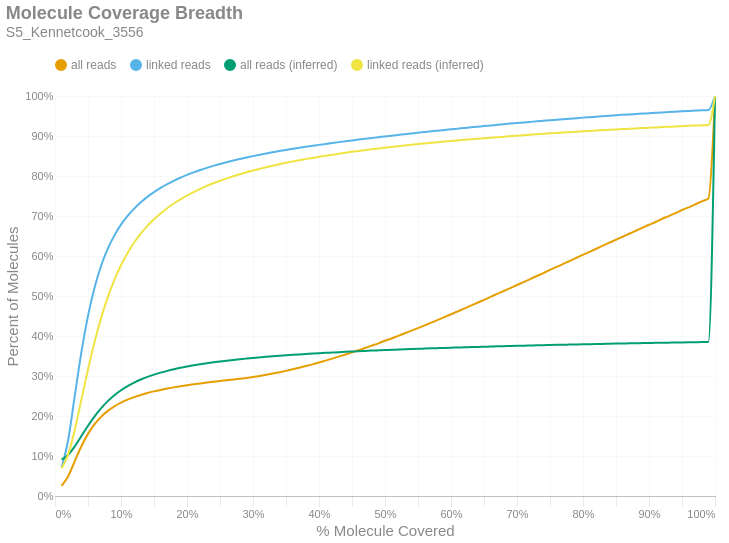

The cell this chart's notebook holds for it:
### Markdown cell above
### Molecule Read Coverage
This chart shows molecule coverage breadth as computed by the number of bases aligned to that molecule. In other words, "*how much of each unique long molecule is actually sequenced/aligned?*" Keep in mind there is a distinction between sequences and alignments, since some sequences belonging to a particular molecule may not align well and wouldn't appear in the alignment data. This chart also shows molecule coverage breadth as computed by the *inferred fragment* from which the aligned sequences originate. Unlike read coverage, this calculation takes into account the total insert size, including unsequenced gaps between the forward and reverse reads. Like the previous figures, these are cumulative percents.

### Code cell
if SKIPLR:
    print_html(f"Skipped")
else:
    binned_df = consolidated_hist(valids['coverage_bp'], mask, 0.01, True)
    binned_df_inf = consolidated_hist(valids['coverage_inserts'], mask, 0.01, True)
    binned_df = binned_df.with_columns(pl.lit(binned_df_inf['all reads (cumsum)']).alias('all reads (inferred)'))
    binned_df = binned_df.with_columns(pl.lit(binned_df_inf['linked reads (cumsum)']).alias('linked reads (inferred)'))
    binned_df = binned_df.with_columns(
        (pl.col('bin').cast(pl.Float64) + 0.01).alias('right_edge')
    )

    with SafeRender(binned_df):
        (
            density_plot(binned_df, 'Molecule Coverage Breadth', samplename, 'molcov', ['all reads (inferred)','linked reads (inferred)'])
            .encode(
                #x=alt.X('bin:Q', title="% Molecule Covered").axis(format = '%').scale(padding=0),
                x=alt.X('right_edge:Q', title="% Molecule Covered").axis(format='%').scale(padding=0),
                y=alt.Y('value:Q', title='Percent of Molecules')
                    .axis(format='%')
                    .stack(False)
                    .scale(domainMin=0, padding=0),
                color=alt.Color("key:N").scale(domain = ["all reads", "linked reads", "all reads (inferred)", "linked reads (inferred)"]),
                tooltip = [
                    alt.Tooltip("key:N", title = "Data Type"),
                    alt.Tooltip("range_label:N", title="% Molecule Covered"),
                    alt.Tooltip("value:Q", format = ".2%", title="% Molecules")
                ]
            )
        ).display()

### Figure 1 — Vega-Lite specification as saved in the notebook (floating-point values rounded to 4 significant figures)
{"width": "container", "height": 400, "config": {"title": {"anchor": "start", "dy": -15, "fontSize": 18, "color": "#888888", "subtitleColor": "#888888", "subtitleFontSize": 14}, "arc": {"fill": "#0072B2"}, "axis": {"domainColor": "#888888", "domainWidth": 0.5, "gridWidth": 0.2, "grid": false, "titleFontWeight": 400, "titleFontSize": 15, "labelFontSize": 11, "labelColor": "#888888", "tickColor": "#888888", "tickWidth": 0.2, "titleColor": "#888888"}, "axisBand": {"grid": false}, "axisX": {"grid": true, "tickSize": 10, "domainCap": "round"}, "axisY": {"domain": false, "grid": true, "tickSize": 0, "domainCap": "round"}, "background": "transparent", "header": {"labelFontSize": 15, "labelColor": "#888888", "titleFontSize": 15, "titleFontWeight": 600, "titleColor": "#888888"}, "legend": {"labelFont": "sans-serif", "labelFontSize": 12, "labelColor": "#888888", "symbolSize": 100, "symbolType": "circle", "titleFontSize": 12, "titlePadding": 10, "titleColor": "#888888", "title": null, "orient": "top"}, "range": {"category": ["#E69F00", "#56B4E9", "#009E73", "#F0E442", "#0072B2", "#D55E00", "#CC79A7", "#000000"], "diverging": ["#cfe8f3", "#a2d4ec", "#73bfe2", "#46abdb", "#1696d2", "#12719e"]}, "area": {"fill": "#0072B2", "fillOpacity": 0.7, "line": true, "strokeOpacity": 0.7}, "line": {"color": "#0072B2", "stroke": "#0072B2", "strokeWidth": 2}, "trail": {"color": "#0072B2", "stroke": "#0072B2", "strokeWidth": 0, "size": 1}, "point": {"filled": true, "fillOpacity": 1.0, "size": 95}, "text": {"color": "#888888", "fontSize": 11, "align": "right", "fontWeight": 400, "size": 11}, "bar": {"fill": "#0072B2", "stroke": null}, "view": {"stroke": null, "continuousWidth": 660, "continuousHeight": 400}}, "data": {"name": "data-16362c39b5ea4a868e3ab1d729363686"}, "mark": {"type": "line", "interpolate": "monotone", "point": {"opacity": 0, "size": 275}}, "encoding": {"color": {"field": "key", "scale": {"domain": ["all reads", "linked reads", "all reads (inferred)", "linked reads (inferred)"]}, "type": "nominal"}, "tooltip": [{"field": "key", "title": "Data Type", "type": "nominal"}, {"field": "range_label", "title": "% Molecule Covered", "type": "nominal"}, {"field": "value", "format": ".2%", "title": "% Molecules", "type": "quantitative"}], "x": {"axis": {"format": "%"}, "field": "right_edge", "scale": {"padding": 0}, "title": "% Molecule Covered", "type": "quantitative"}, "y": {"axis": {"format": "%"}, "field": "value", "scale": {"domainMin": 0, "padding": 0}, "stack": false, "title": "Percent of Molecules", "type": "quantitative"}}, "params": [{"name": "param_c36ac31b6afebe62", "select": {"type": "point", "fields": ["key"]}, "bind": "legend"}], "title": {"text": "Molecule Coverage Breadth", "subtitle": "S5_Kennetcook_3556"}, "transform": [{"fold": ["all reads (cumsum)", "linked reads (cumsum)", "all reads (inferred)", "linked reads (inferred)"]}, {"calculate": "replace(datum.key, ' (cumsum)', '')", "as": "key"}, {"filter": {"param": "param_c36ac31b6afebe62"}}], "usermeta": {"embedOptions": {"downloadFileName": "S5_Kennetcook_3556.molcov"}}, "$schema": "https://vega.github.io/schema/vega-lite/v6.1.0.json", "datasets": {"data-16362c39b5ea4a868e3ab1d729363686": [{"bin": "0.0", "interval": "0.0-0.01", "all reads": 0.02535, "linked reads": 0.07087, "all reads (cumsum)": 0.02535, "linked reads (cumsum)": 0.07087, "range_label": "0.0-0.01", "all reads (inferred)": 0.09092, "linked reads (inferred)": 0.0697, "right_edge": 0.01}, {"bin": "0.01", "interval": "0.01-0.02", "all reads": 0.0242, "linked reads": 0.06976, "all reads (cumsum)": 0.04955, "linked reads (cumsum)": 0.1406, "range_label": "0.01-0.02", "all reads (inferred)": 0.1031, "linked reads (inferred)": 0.104, "right_edge": 0.02}, {"bin": "0.02", "interval": "0.02-0.03", "all reads": 0.03768, "linked reads": 0.1101, "all reads (cumsum)": 0.08723, "linked reads (cumsum)": 0.2507, "range_label": "0.02-0.03", "all reads (inferred)": 0.1244, "linked reads (inferred)": 0.1659, "right_edge": 0.03}, {"bin": "0.03", "interval": "0.03-0.04", "all reads": 0.03719, "linked reads": 0.1089, "all reads (cumsum)": 0.1244, "linked reads (cumsum)": 0.3596, "range_label": "0.03-0.04", "all reads (inferred)": 0.1501, "linked reads (inferred)": 0.241, "right_edge": 0.04}, {"bin": "0.04", "interval": "0.04-0.05", "all reads": 0.03089, "linked reads": 0.09064, "all reads (cumsum)": 0.1553, "linked reads (cumsum)": 0.4503, "range_label": "0.04-0.05", "all reads (inferred)": 0.1758, "linked reads (inferred)": 0.3164, "right_edge": 0.05}, {"bin": "0.05", "interval": "0.05-0.06", "all reads": 0.02421, "linked reads": 0.07093, "all reads (cumsum)": 0.1795, "linked reads (cumsum)": 0.5212, "range_label": "0.05-0.06", "all reads (inferred)": 0.1993, "linked reads (inferred)": 0.3856, "right_edge": 0.06}, {"bin": "0.06", "interval": "0.06-0.07", "all reads": 0.01876, "linked reads": 0.05493, "all reads (cumsum)": 0.1983, "linked reads (cumsum)": 0.5761, "range_label": "0.06-0.07", "all reads (inferred)": 0.2198, "linked reads (inferred)": 0.446, "right_edge": 0.07}, {"bin": "0.07", "interval": "0.07-0.08", "all reads": 0.01444, "linked reads": 0.04227, "all reads (cumsum)": 0.2127, "linked reads (cumsum)": 0.6184, "range_label": "0.07-0.08", "all reads (inferred)": 0.2373, "linked reads (inferred)": 0.4974, "right_edge": 0.08}, {"bin": "0.08", "interval": "0.08-0.09", "all reads": 0.01137, "linked reads": 0.03316, "all reads (cumsum)": 0.2241, "linked reads (cumsum)": 0.6516, "range_label": "0.08-0.09", "all reads (inferred)": 0.2519, "linked reads (inferred)": 0.5405, "right_edge": 0.09}, {"bin": "0.09", "interval": "0.09-0.1", "all reads": 0.009188, "linked reads": 0.02672, "all reads (cumsum)": 0.2333, "linked reads (cumsum)": 0.6783, "range_label": "0.09-0.1", "all reads (inferred)": 0.2643, "linked reads (inferred)": 0.577, "right_edge": 0.1}, {"bin": "0.1", "interval": "0.1-0.11", "all reads": 0.007502, "linked reads": 0.02174, "all reads (cumsum)": 0.2408, "linked reads (cumsum)": 0.7, "range_label": "0.1-0.11", "all reads (inferred)": 0.2747, "linked reads (inferred)": 0.6076, "right_edge": 0.11}, {"bin": "0.11", "interval": "0.11-0.12", "all reads": 0.006362, "linked reads": 0.01841, "all reads (cumsum)": 0.2471, "linked reads (cumsum)": 0.7184, "range_label": "0.11-0.12", "all reads (inferred)": 0.2836, "linked reads (inferred)": 0.6338, "right_edge": 0.12}, {"bin": "0.12", "interval": "0.12-0.13", "all reads": 0.005499, "linked reads": 0.01589, "all reads (cumsum)": 0.2526, "linked reads (cumsum)": 0.7343, "range_label": "0.12-0.13", "all reads (inferred)": 0.2912, "linked reads (inferred)": 0.6559, "right_edge": 0.13}, {"bin": "0.13", "interval": "0.13-0.14", "all reads": 0.004725, "linked reads": 0.01358, "all reads (cumsum)": 0.2574, "linked reads (cumsum)": 0.7479, "range_label": "0.13-0.14", "all reads (inferred)": 0.2977, "linked reads (inferred)": 0.6753, "right_edge": 0.14}, {"bin": "0.14", "interval": "0.14-0.15", "all reads": 0.004127, "linked reads": 0.01182, "all reads (cumsum)": 0.2615, "linked reads (cumsum)": 0.7597, "range_label": "0.14-0.15", "all reads (inferred)": 0.3034, "linked reads (inferred)": 0.6918, "right_edge": 0.15}, {"bin": "0.15", "interval": "0.15-0.16", "all reads": 0.003695, "linked reads": 0.01052, "all reads (cumsum)": 0.2652, "linked reads (cumsum)": 0.7703, "range_label": "0.15-0.16", "all reads (inferred)": 0.3084, "linked reads (inferred)": 0.7065, "right_edge": 0.16}, {"bin": "0.16", "interval": "0.16-0.17", "all reads": 0.003323, "linked reads": 0.009392, "all reads (cumsum)": 0.2685, "linked reads (cumsum)": 0.7796, "range_label": "0.16-0.17", "all reads (inferred)": 0.3129, "linked reads (inferred)": 0.7196, "right_edge": 0.17}, {"bin": "0.17", "interval": "0.17-0.18", "all reads": 0.003011, "linked reads": 0.008398, "all reads (cumsum)": 0.2715, "linked reads (cumsum)": 0.788, "range_label": "0.17-0.18", "all reads (inferred)": 0.3169, "linked reads (inferred)": 0.7312, "right_edge": 0.18}, {"bin": "0.18", "interval": "0.18-0.19", "all reads": 0.002755, "linked reads": 0.0076, "all reads (cumsum)": 0.2743, "linked reads (cumsum)": 0.7956, "range_label": "0.18-0.19", "all reads (inferred)": 0.3204, "linked reads (inferred)": 0.7417, "right_edge": 0.19}, {"bin": "0.19", "interval": "0.19-0.2", "all reads": 0.002576, "linked reads": 0.006989, "all reads (cumsum)": 0.2769, "linked reads (cumsum)": 0.8026, "range_label": "0.19-0.2", "all reads (inferred)": 0.3236, "linked reads (inferred)": 0.7511, "right_edge": 0.2}, {"bin": "0.2", "interval": "0.2-0.21", "all reads": 0.002377, "linked reads": 0.006392, "all reads (cumsum)": 0.2792, "linked reads (cumsum)": 0.809, "range_label": "0.2-0.21", "all reads (inferred)": 0.3266, "linked reads (inferred)": 0.7597, "right_edge": 0.21}, {"bin": "0.21", "interval": "0.21-0.22", "all reads": 0.002237, "linked reads": 0.00584, "all reads (cumsum)": 0.2815, "linked reads (cumsum)": 0.8149, "range_label": "0.21-0.22", "all reads (inferred)": 0.3293, "linked reads (inferred)": 0.7677, "right_edge": 0.22}, {"bin": "0.22", "interval": "0.22-0.23", "all reads": 0.002094, "linked reads": 0.005361, "all reads (cumsum)": 0.2836, "linked reads (cumsum)": 0.8202, "range_label": "0.22-0.23", "all reads (inferred)": 0.3319, "linked reads (inferred)": 0.7752, "right_edge": 0.23}, {"bin": "0.23", "interval": "0.23-0.24", "all reads": 0.002053, "linked reads": 0.005109, "all reads (cumsum)": 0.2856, "linked reads (cumsum)": 0.8253, "range_label": "0.23-0.24", "all reads (inferred)": 0.3342, "linked reads (inferred)": 0.782, "right_edge": 0.24}, {"bin": "0.24", "interval": "0.24-0.25", "all reads": 0.001975, "linked reads": 0.004792, "all reads (cumsum)": 0.2876, "linked reads (cumsum)": 0.8301, "range_label": "0.24-0.25", "all reads (inferred)": 0.3364, "linked reads (inferred)": 0.7882, "right_edge": 0.25}, {"bin": "0.25", "interval": "0.25-0.26", "all reads": 0.001827, "linked reads": 0.004282, "all reads (cumsum)": 0.2894, "linked reads (cumsum)": 0.8344, "range_label": "0.25-0.26", "all reads (inferred)": 0.3383, "linked reads (inferred)": 0.794, "right_edge": 0.26}, {"bin": "0.26", "interval": "0.26-0.27", "all reads": 0.001916, "linked reads": 0.004246, "all reads (cumsum)": 0.2913, "linked reads (cumsum)": 0.8387, "range_label": "0.26-0.27", "all reads (inferred)": 0.3402, "linked reads (inferred)": 0.7994, "right_edge": 0.27}, {"bin": "0.27", "interval": "0.27-0.28", "all reads": 0.001915, "linked reads": 0.003922, "all reads (cumsum)": 0.2933, "linked reads (cumsum)": 0.8426, "range_label": "0.27-0.28", "all reads (inferred)": 0.342, "linked reads (inferred)": 0.8045, "right_edge": 0.28}, {"bin": "0.28", "interval": "0.28-0.29", "all reads": 0.002032, "linked reads": 0.003647, "all reads (cumsum)": 0.2953, "linked reads (cumsum)": 0.8462, "range_label": "0.28-0.29", "all reads (inferred)": 0.3436, "linked reads (inferred)": 0.8092, "right_edge": 0.29}, {"bin": "0.29", "interval": "0.29-0.3", "all reads": 0.002305, "linked reads": 0.003496, "all reads (cumsum)": 0.2976, "linked reads (cumsum)": 0.8497, "range_label": "0.29-0.3", "all reads (inferred)": 0.3451, "linked reads (inferred)": 0.8137, "right_edge": 0.3}, {"bin": "0.3", "interval": "0.3-0.31", "all reads": 0.00256, "linked reads": 0.003386, "all reads (cumsum)": 0.3002, "linked reads (cumsum)": 0.8531, "range_label": "0.3-0.31", "all reads (inferred)": 0.3466, "linked reads (inferred)": 0.8179, "right_edge": 0.31}, {"bin": "0.31", "interval": "0.31-0.32", "all reads": 0.002823, "linked reads": 0.003205, "all reads (cumsum)": 0.303, "linked reads (cumsum)": 0.8563, "range_label": "0.31-0.32", "all reads (inferred)": 0.348, "linked reads (inferred)": 0.822, "right_edge": 0.32}, {"bin": "0.32", "interval": "0.32-0.33", "all reads": 0.003069, "linked reads": 0.003041, "all reads (cumsum)": 0.306, "linked reads (cumsum)": 0.8594, "range_label": "0.32-0.33", "all reads (inferred)": 0.3493, "linked reads (inferred)": 0.8259, "right_edge": 0.33}, {"bin": "0.33", "interval": "0.33-0.34", "all reads": 0.003297, "linked reads": 0.002968, "all reads (cumsum)": 0.3093, "linked reads (cumsum)": 0.8623, "range_label": "0.33-0.34", "all reads (inferred)": 0.3505, "linked reads (inferred)": 0.8294, "right_edge": 0.34}, {"bin": "0.34", "interval": "0.34-0.35", "all reads": 0.003528, "linked reads": 0.002848, "all reads (cumsum)": 0.3129, "linked reads (cumsum)": 0.8652, "range_label": "0.34-0.35", "all reads (inferred)": 0.3517, "linked reads (inferred)": 0.8329, "right_edge": 0.35}, {"bin": "0.35", "interval": "0.35-0.36", "all reads": 0.003797, "linked reads": 0.002677, "all reads (cumsum)": 0.3167, "linked reads (cumsum)": 0.8678, "range_label": "0.35-0.36", "all reads (inferred)": 0.3528, "linked reads (inferred)": 0.8361, "right_edge": 0.36}, {"bin": "0.36", "interval": "0.36-0.37", "all reads": 0.00397, "linked reads": 0.002627, "all reads (cumsum)": 0.3206, "linked reads (cumsum)": 0.8705, "range_label": "0.36-0.37", "all reads (inferred)": 0.3539, "linked reads (inferred)": 0.8392, "right_edge": 0.37}, {"bin": "0.37", "interval": "0.37-0.38", "all reads": 0.004145, "linked reads": 0.00249, "all reads (cumsum)": 0.3248, "linked reads (cumsum)": 0.873, "range_label": "0.37-0.38", "all reads (inferred)": 0.3549, "linked reads (inferred)": 0.8422, "right_edge": 0.38}, {"bin": "0.38", "interval": "0.38-0.39", "all reads": 0.004312, "linked reads": 0.00241, "all reads (cumsum)": 0.3291, "linked reads (cumsum)": 0.8754, "range_label": "0.38-0.39", "all reads (inferred)": 0.356, "linked reads (inferred)": 0.8452, "right_edge": 0.39}, {"bin": "0.39", "interval": "0.39-0.4", "all reads": 0.004639, "linked reads": 0.00243, "all reads (cumsum)": 0.3337, "linked reads (cumsum)": 0.8778, "range_label": "0.39-0.4", "all reads (inferred)": 0.3569, "linked reads (inferred)": 0.848, "right_edge": 0.4}, {"bin": "0.4", "interval": "0.4-0.41", "all reads": 0.004686, "linked reads": 0.002337, "all reads (cumsum)": 0.3384, "linked reads (cumsum)": 0.8801, "range_label": "0.4-0.41", "all reads (inferred)": 0.3579, "linked reads (inferred)": 0.8506, "right_edge": 0.41}, {"bin": "0.41", "interval": "0.41-0.42", "all reads": 0.004938, "linked reads": 0.002314, "all reads (cumsum)": 0.3434, "linked reads (cumsum)": 0.8825, "range_label": "0.41-0.42", "all reads (inferred)": 0.3587, "linked reads (inferred)": 0.8531, "right_edge": 0.42}, {"bin": "0.42", "interval": "0.42-0.43", "all reads": 0.005073, "linked reads": 0.002221, "all reads (cumsum)": 0.3484, "linked reads (cumsum)": 0.8847, "range_label": "0.42-0.43", "all reads (inferred)": 0.3596, "linked reads (inferred)": 0.8556, "right_edge": 0.43}, {"bin": "0.43", "interval": "0.43-0.44", "all reads": 0.005174, "linked reads": 0.002175, "all reads (cumsum)": 0.3536, "linked reads (cumsum)": 0.8869, "range_label": "0.43-0.44", "all reads (inferred)": 0.3604, "linked reads (inferred)": 0.858, "right_edge": 0.44}, {"bin": "0.44", "interval": "0.44-0.45", "all reads": 0.005354, "linked reads": 0.002123, "all reads (cumsum)": 0.359, "linked reads (cumsum)": 0.889, "range_label": "0.44-0.45", "all reads (inferred)": 0.3612, "linked reads (inferred)": 0.8604, "right_edge": 0.45}, {"bin": "0.45", "interval": "0.45-0.46", "all reads": 0.005534, "linked reads": 0.0021, "all reads (cumsum)": 0.3645, "linked reads (cumsum)": 0.8911, "range_label": "0.45-0.46", "all reads (inferred)": 0.362, "linked reads (inferred)": 0.8626, "right_edge": 0.46}, {"bin": "0.46", "interval": "0.46-0.47", "all reads": 0.005676, "linked reads": 0.002082, "all reads (cumsum)": 0.3702, "linked reads (cumsum)": 0.8932, "range_label": "0.46-0.47", "all reads (inferred)": 0.3627, "linked reads (inferred)": 0.8647, "right_edge": 0.47}, {"bin": "0.47", "interval": "0.47-0.48", "all reads": 0.005788, "linked reads": 0.001956, "all reads (cumsum)": 0.376, "linked reads (cumsum)": 0.8951, "range_label": "0.47-0.48", "all reads (inferred)": 0.3635, "linked reads (inferred)": 0.8669, "right_edge": 0.48}, {"bin": "0.48", "interval": "0.48-0.49", "all reads": 0.005727, "linked reads": 0.001942, "all reads (cumsum)": 0.3817, "linked reads (cumsum)": 0.8971, "range_label": "0.48-0.49", "all reads (inferred)": 0.3642, "linked reads (inferred)": 0.8689, "right_edge": 0.49}, {"bin": "0.49", "interval": "0.49-0.5", "all reads": 0.00657, "linked reads": 0.001984, "all reads (cumsum)": 0.3882, "linked reads (cumsum)": 0.899, "range_label": "0.49-0.5", "all reads (inferred)": 0.3649, "linked reads (inferred)": 0.8709, "right_edge": 0.5}, {"bin": "0.5", "interval": "0.5-0.51", "all reads": 0.005641, "linked reads": 0.001802, "all reads (cumsum)": 0.3939, "linked reads (cumsum)": 0.9008, "range_label": "0.5-0.51", "all reads (inferred)": 0.3655, "linked reads (inferred)": 0.8727, "right_edge": 0.51}, {"bin": "0.51", "interval": "0.51-0.52", "all reads": 0.006459, "linked reads": 0.001836, "all reads (cumsum)": 0.4003, "linked reads (cumsum)": 0.9027, "range_label": "0.51-0.52", "all reads (inferred)": 0.3662, "linked reads (inferred)": 0.8746, "right_edge": 0.52}, {"bin": "0.52", "interval": "0.52-0.53", "all reads": 0.006388, "linked reads": 0.001879, "all reads (cumsum)": 0.4067, "linked reads (cumsum)": 0.9046, "range_label": "0.52-0.53", "all reads (inferred)": 0.3668, "linked reads (inferred)": 0.8764, "right_edge": 0.53}, {"bin": "0.53", "interval": "0.53-0.54", "all reads": 0.00658, "linked reads": 0.001804, "all reads (cumsum)": 0.4133, "linked reads (cumsum)": 0.9064, "range_label": "0.53-0.54", "all reads (inferred)": 0.3674, "linked reads (inferred)": 0.8782, "right_edge": 0.54}, {"bin": "0.54", "interval": "0.54-0.55", "all reads": 0.00647, "linked reads": 0.001764, "all reads (cumsum)": 0.4198, "linked reads (cumsum)": 0.9081, "range_label": "0.54-0.55", "all reads (inferred)": 0.368, "linked reads (inferred)": 0.8799, "right_edge": 0.55}, {"bin": "0.55", "interval": "0.55-0.56", "all reads": 0.006792, "linked reads": 0.001744, "all reads (cumsum)": 0.4266, "linked reads (cumsum)": 0.9099, "range_label": "0.55-0.56", "all reads (inferred)": 0.3686, "linked reads (inferred)": 0.8814, "right_edge": 0.56}, {"bin": "0.56", "interval": "0.56-0.57", "all reads": 0.006776, "linked reads": 0.001755, "all reads (cumsum)": 0.4334, "linked reads (cumsum)": 0.9116, "range_label": "0.56-0.57", "all reads (inferred)": 0.3691, "linked reads (inferred)": 0.883, "right_edge": 0.57}, {"bin": "0.57", "interval": "0.57-0.58", "all reads": 0.006823, "linked reads": 0.001735, "all reads (cumsum)": 0.4402, "linked reads (cumsum)": 0.9134, "range_label": "0.57-0.58", "all reads (inferred)": 0.3697, "linked reads (inferred)": 0.8846, "right_edge": 0.58}, {"bin": "0.58", "interval": "0.58-0.59", "all reads": 0.006997, "linked reads": 0.001735, "all reads (cumsum)": 0.4472, "linked reads (cumsum)": 0.9151, "range_label": "0.58-0.59", "all reads (inferred)": 0.3702, "linked reads (inferred)": 0.8861, "right_edge": 0.59}, {"bin": "0.59", "interval": "0.59-0.6", "all reads": 0.007206, "linked reads": 0.001696, "all reads (cumsum)": 0.4544, "linked reads (cumsum)": 0.9168, "range_label": "0.59-0.6", "all reads (inferred)": 0.3707, "linked reads (inferred)": 0.8876, "right_edge": 0.6}, {"bin": "0.6", "interval": "0.6-0.61", "all reads": 0.006908, "linked reads": 0.001629, "all reads (cumsum)": 0.4613, "linked reads (cumsum)": 0.9184, "range_label": "0.6-0.61", "all reads (inferred)": 0.3712, "linked reads (inferred)": 0.889, "right_edge": 0.61}, {"bin": "0.61", "interval": "0.61-0.62", "all reads": 0.007345, "linked reads": 0.001645, "all reads (cumsum)": 0.4686, "linked reads (cumsum)": 0.9201, "range_label": "0.61-0.62", "all reads (inferred)": 0.3717, "linked reads (inferred)": 0.8905, "right_edge": 0.62}, {"bin": "0.62", "interval": "0.62-0.63", "all reads": 0.007198, "linked reads": 0.001605, "all reads (cumsum)": 0.4758, "linked reads (cumsum)": 0.9217, "range_label": "0.62-0.63", "all reads (inferred)": 0.3722, "linked reads (inferred)": 0.8918, "right_edge": 0.63}, {"bin": "0.63", "interval": "0.63-0.64", "all reads": 0.007249, "linked reads": 0.001637, "all reads (cumsum)": 0.4831, "linked reads (cumsum)": 0.9233, "range_label": "0.63-0.64", "all reads (inferred)": 0.3727, "linked reads (inferred)": 0.8932, "right_edge": 0.64}, {"bin": "0.64", "interval": "0.64-0.65", "all reads": 0.007217, "linked reads": 0.001495, "all reads (cumsum)": 0.4903, "linked reads (cumsum)": 0.9248, "range_label": "0.64-0.65", "all reads (inferred)": 0.3732, "linked reads (inferred)": 0.8946, "right_edge": 0.65}, {"bin": "0.65", "interval": "0.65-0.66", "all reads": 0.007556, "linked reads": 0.001643, "all reads (cumsum)": 0.4979, "linked reads (cumsum)": 0.9264, "range_label": "0.65-0.66", "all reads (inferred)": 0.3736, "linked reads (inferred)": 0.8958, "right_edge": 0.66}, {"bin": "0.66", "interval": "0.66-0.67", "all reads": 0.007274, "linked reads": 0.001561, "all reads (cumsum)": 0.5051, "linked reads (cumsum)": 0.928, "range_label": "0.66-0.67", "all reads (inferred)": 0.3741, "linked reads (inferred)": 0.8971, "right_edge": 0.67}, {"bin": "0.67", "interval": "0.67-0.68", "all reads": 0.007443, "linked reads": 0.001534, "all reads (cumsum)": 0.5126, "linked reads (cumsum)": 0.9295, "range_label": "0.67-0.68", "all reads (inferred)": 0.3745, "linked reads (inferred)": 0.8984, "right_edge": 0.68}, {"bin": "0.68", "interval": "0.68-0.69", "all reads": 0.007289, "linked reads": 0.001503, "all reads (cumsum)": 0.5199, "linked reads (cumsum)": 0.931, "range_label": "0.68-0.69", "all reads (inferred)": 0.375, "linked reads (inferred)": 0.8997, "right_edge": 0.69}, {"bin": "0.69", "interval": "0.69-0.7", "all reads": 0.007562, "linked reads": 0.001465, "all reads (cumsum)": 0.5274, "linked reads (cumsum)": 0.9325, "range_label": "0.69-0.7", "all reads (inferred)": 0.3754, "linked reads (inferred)": 0.9009, "right_edge": 0.7}, {"bin": "0.7", "interval": "0.7-0.71", "all reads": 0.007419, "linked reads": 0.00137, "all reads (cumsum)": 0.5348, "linked reads (cumsum)": 0.9339, "range_label": "0.7-0.71", "all reads (inferred)": 0.3758, "linked reads (inferred)": 0.902, "right_edge": 0.71}, {"bin": "0.71", "interval": "0.71-0.72", "all reads": 0.007457, "linked reads": 0.001389, "all reads (cumsum)": 0.5423, "linked reads (cumsum)": 0.9353, "range_label": "0.71-0.72", "all reads (inferred)": 0.3763, "linked reads (inferred)": 0.9032, "right_edge": 0.72}, {"bin": "0.72", "interval": "0.72-0.73", "all reads": 0.007639, "linked reads": 0.001425, "all reads (cumsum)": 0.5499, "linked reads (cumsum)": 0.9367, "range_label": "0.72-0.73", "all reads (inferred)": 0.3767, "linked reads (inferred)": 0.9044, "right_edge": 0.73}, {"bin": "0.73", "interval": "0.73-0.74", "all reads": 0.007481, "linked reads": 0.001369, "all reads (cumsum)": 0.5574, "linked reads (cumsum)": 0.9381, "range_label": "0.73-0.74", "all reads (inferred)": 0.3771, "linked reads (inferred)": 0.9054, "right_edge": 0.74}, {"bin": "0.74", "interval": "0.74-0.75", "all reads": 0.007888, "linked reads": 0.001385, "all reads (cumsum)": 0.5653, "linked reads (cumsum)": 0.9394, "range_label": "0.74-0.75", "all reads (inferred)": 0.3775, "linked reads (inferred)": 0.9066, "right_edge": 0.75}, {"bin": "0.75", "interval": "0.75-0.76", "all reads": 0.007359, "linked reads": 0.001262, "all reads (cumsum)": 0.5727, "linked reads (cumsum)": 0.9407, "range_label": "0.75-0.76", "all reads (inferred)": 0.3779, "linked reads (inferred)": 0.9077, "right_edge": 0.76}, {"bin": "0.76", "interval": "0.76-0.77", "all reads": 0.007567, "linked reads": 0.001282, "all reads (cumsum)": 0.5802, "linked reads (cumsum)": 0.942, "range_label": "0.76-0.77", "all reads (inferred)": 0.3782, "linked reads (inferred)": 0.9087, "right_edge": 0.77}, {"bin": "0.77", "interval": "0.77-0.78", "all reads": 0.007537, "linked reads": 0.001322, "all reads (cumsum)": 0.5878, "linked reads (cumsum)": 0.9433, "range_label": "0.77-0.78", "all reads (inferred)": 0.3786, "linked reads (inferred)": 0.9097, "right_edge": 0.78}, {"bin": "0.78", "interval": "0.78-0.79", "all reads": 0.00752, "linked reads": 0.00129, "all reads (cumsum)": 0.5953, "linked reads (cumsum)": 0.9446, "range_label": "0.78-0.79", "all reads (inferred)": 0.3789, "linked reads (inferred)": 0.9107, "right_edge": 0.79}, {"bin": "0.79", "interval": "0.79-0.8", "all reads": 0.007967, "linked reads": 0.001343, "all reads (cumsum)": 0.6033, "linked reads (cumsum)": 0.9459, "range_label": "0.79-0.8", "all reads (inferred)": 0.3793, "linked reads (inferred)": 0.9117, "right_edge": 0.8}, {"bin": "0.8", "interval": "0.8-0.81", "all reads": 0.007271, "linked reads": 0.001177, "all reads (cumsum)": 0.6105, "linked reads (cumsum)": 0.9471, "range_label": "0.8-0.81", "all reads (inferred)": 0.3796, "linked reads (inferred)": 0.9126, "right_edge": 0.81}, {"bin": "0.81", "interval": "0.81-0.82", "all reads": 0.007587, "linked reads": 0.001224, "all reads (cumsum)": 0.6181, "linked reads (cumsum)": 0.9483, "range_label": "0.81-0.82", "all reads (inferred)": 0.38, "linked reads (inferred)": 0.9136, "right_edge": 0.82}, {"bin": "0.82", "interval": "0.82-0.83", "all reads": 0.007603, "linked reads": 0.001173, "all reads (cumsum)": 0.6257, "linked reads (cumsum)": 0.9495, "range_label": "0.82-0.83", "all reads (inferred)": 0.3803, "linked reads (inferred)": 0.9145, "right_edge": 0.83}, {"bin": "0.83", "interval": "0.83-0.84", "all reads": 0.007503, "linked reads": 0.001172, "all reads (cumsum)": 0.6332, "linked reads (cumsum)": 0.9507, "range_label": "0.83-0.84", "all reads (inferred)": 0.3806, "linked reads (inferred)": 0.9154, "right_edge": 0.84}, {"bin": "0.84", "interval": "0.84-0.85", "all reads": 0.00742, "linked reads": 0.00111, "all reads (cumsum)": 0.6406, "linked reads (cumsum)": 0.9518, "range_label": "0.84-0.85", "all reads (inferred)": 0.381, "linked reads (inferred)": 0.9163, "right_edge": 0.85}, {"bin": "0.85", "interval": "0.85-0.86", "all reads": 0.007509, "linked reads": 0.001125, "all reads (cumsum)": 0.6481, "linked reads (cumsum)": 0.9529, "range_label": "0.85-0.86", "all reads (inferred)": 0.3813, "linked reads (inferred)": 0.9172, "right_edge": 0.86}, {"bin": "0.86", "interval": "0.86-0.87", "all reads": 0.007442, "linked reads": 0.001069, "all reads (cumsum)": 0.6556, "linked reads (cumsum)": 0.954, "range_label": "0.86-0.87", "all reads (inferred)": 0.3816, "linked reads (inferred)": 0.9181, "right_edge": 0.87}, {"bin": "0.87", "interval": "0.87-0.88", "all reads": 0.007562, "linked reads": 0.001032, "all reads (cumsum)": 0.6632, "linked reads (cumsum)": 0.955, "range_label": "0.87-0.88", "all reads (inferred)": 0.3819, "linked reads (inferred)": 0.919, "right_edge": 0.88}, {"bin": "0.88", "interval": "0.88-0.89", "all reads": 0.007397, "linked reads": 0.0009834, "all reads (cumsum)": 0.6705, "linked reads (cumsum)": 0.956, "range_label": "0.88-0.89", "all reads (inferred)": 0.3822, "linked reads (inferred)": 0.9198, "right_edge": 0.89}, {"bin": "0.89", "interval": "0.89-0.9", "all reads": 0.007485, "linked reads": 0.001006, "all reads (cumsum)": 0.678, "linked reads (cumsum)": 0.957, "range_label": "0.89-0.9", "all reads (inferred)": 0.3825, "linked reads (inferred)": 0.9206, "right_edge": 0.9}, {"bin": "0.9", "interval": "0.9-0.91", "all reads": 0.007041, "linked reads": 0.0009834, "all reads (cumsum)": 0.6851, "linked reads (cumsum)": 0.958, "range_label": "0.9-0.91", "all reads (inferred)": 0.3828, "linked reads (inferred)": 0.9215, "right_edge": 0.91}, {"bin": "0.91", "interval": "0.91-0.92", "all reads": 0.008021, "linked reads": 0.0009738, "all reads (cumsum)": 0.6931, "linked reads (cumsum)": 0.959, "range_label": "0.91-0.92", "all reads (inferred)": 0.3831, "linked reads (inferred)": 0.9223, "right_edge": 0.92}, {"bin": "0.92", "interval": "0.92-0.93", "all reads": 0.006726, "linked reads": 0.0008967, "all reads (cumsum)": 0.6998, "linked reads (cumsum)": 0.9599, "range_label": "0.92-0.93", "all reads (inferred)": 0.3834, "linked reads (inferred)": 0.923, "right_edge": 0.93}, {"bin": "0.93", "interval": "0.93-0.94", "all reads": 0.007343, "linked reads": 0.000936, "all reads (cumsum)": 0.7072, "linked reads (cumsum)": 0.9608, "range_label": "0.93-0.94", "all reads (inferred)": 0.3837, "linked reads (inferred)": 0.9238, "right_edge": 0.94}, {"bin": "0.94", "interval": "0.94-0.95", "all reads": 0.007862, "linked reads": 0.0009449, "all reads (cumsum)": 0.715, "linked reads (cumsum)": 0.9618, "range_label": "0.94-0.95", "all reads (inferred)": 0.384, "linked reads (inferred)": 0.9246, "right_edge": 0.95}, {"bin": "0.95", "interval": "0.95-0.96", "all reads": 0.006515, "linked reads": 0.0008929, "all reads (cumsum)": 0.7215, "linked reads (cumsum)": 0.9626, "range_label": "0.95-0.96", "all reads (inferred)": 0.3843, "linked reads (inferred)": 0.9254, "right_edge": 0.96}, {"bin": "0.96", "interval": "0.96-0.97", "all reads": 0.007555, "linked reads": 0.0008255, "all reads (cumsum)": 0.7291, "linked reads (cumsum)": 0.9635, "range_label": "0.96-0.97", "all reads (inferred)": 0.3846, "linked reads (inferred)": 0.9261, "right_edge": 0.97}, {"bin": "0.97", "interval": "0.97-0.98", "all reads": 0.007624, "linked reads": 0.0008136, "all reads (cumsum)": 0.7367, "linked reads (cumsum)": 0.9643, "range_label": "0.97-0.98", "all reads (inferred)": 0.3849, "linked reads (inferred)": 0.9269, "right_edge": 0.98}, {"bin": "0.98", "interval": "0.98-0.99", "all reads": 0.006914, "linked reads": 0.0008996, "all reads (cumsum)": 0.7436, "linked reads (cumsum)": 0.9652, "range_label": "0.98-0.99", "all reads (inferred)": 0.3852, "linked reads (inferred)": 0.9276, "right_edge": 0.99}, {"bin": "0.99", "interval": "0.99-1.0", "all reads": 0.2564, "linked reads": 0.03482, "all reads (cumsum)": 1.0, "linked reads (cumsum)": 1.0, "range_label": "0.99-1.0", "all reads (inferred)": 1.0, "linked reads (inferred)": 1.0, "right_edge": 1.0}]}}
